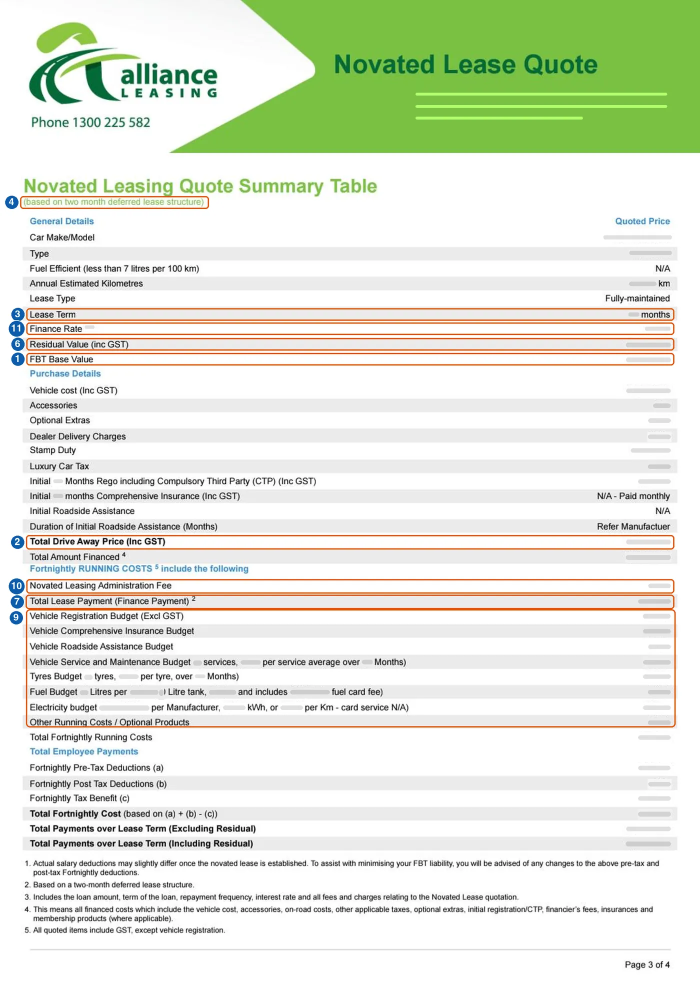
#> input picture assets/images/quote-guide/alliance/redacted-quote.webp, 1400 x 1965 px, found by its file name (shown at 1/2 size)
$ python remark_sgfleet_driveaway.py
#> lines starting #> are read from the running program, lines starting #| are printed output that depends on the picture; after the words box and inside, x2 and y2 are one past the last pixel; in counts of white or black regions, pixels touching at a corner belong together
"""Widen SG Fleet's drive-away marker (2) from "Vehicle on-road cost (incl. GST)" alone to that line
plus "Accessories (incl. GST)": Guided's hint adds the two, and the FBT base value includes the
accessories, so on-road cost alone can read lower than the base value (28 Nov 2026).

Works on the already-redacted published page and re-crops the drive-away example from it.
Run once, on the page as committed before 28 Nov 2026.
"""
from pathlib import Path
import json
import numpy as np
from PIL import Image, ImageDraw, ImageFont

ROOT = Path(__file__).resolve().parents[1]
DIR = ROOT / 'docs/assets/images/quote-guide/sgfleet'
MANIFEST = ROOT / 'docs/assets/images/quote-guide/manifest.json'
page = Image.open(DIR / 'redacted-quote.webp').convert('RGB')
#> page is the input picture: PIL image 1400x1965 RGB; mean R, G, B 227.3, 232.6, 218
a = np.array(page).astype(int)
r, g, b = a[..., 0], a[..., 1], a[..., 2]
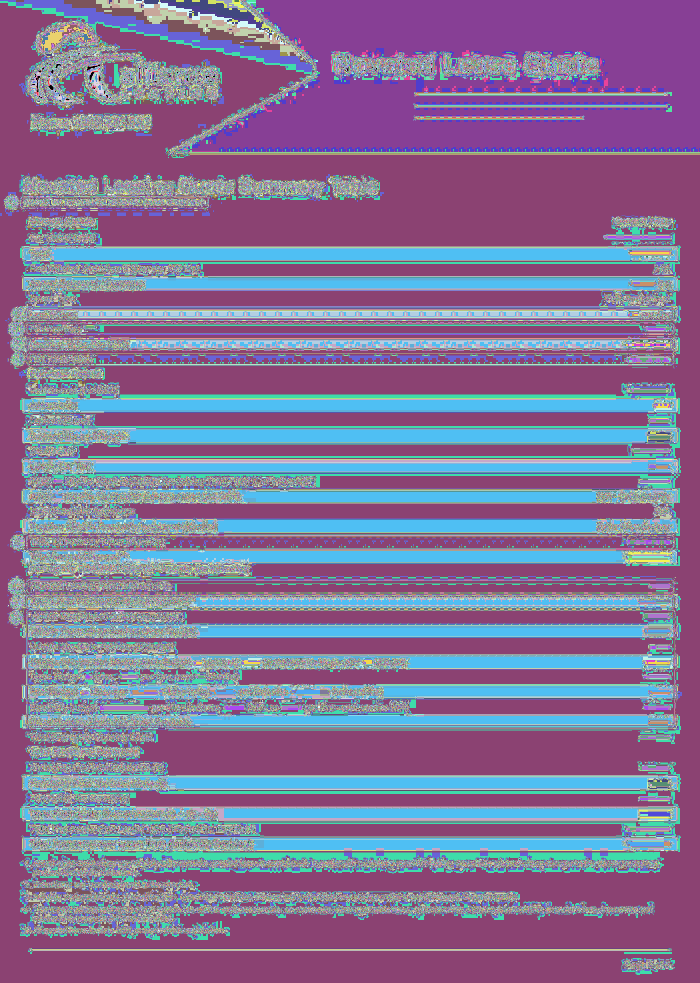
#> r: shape (1965, 1400) int64 (shown at 1/2 size); 256 distinct labels, from 0 to 255; one colour per label, 0 black
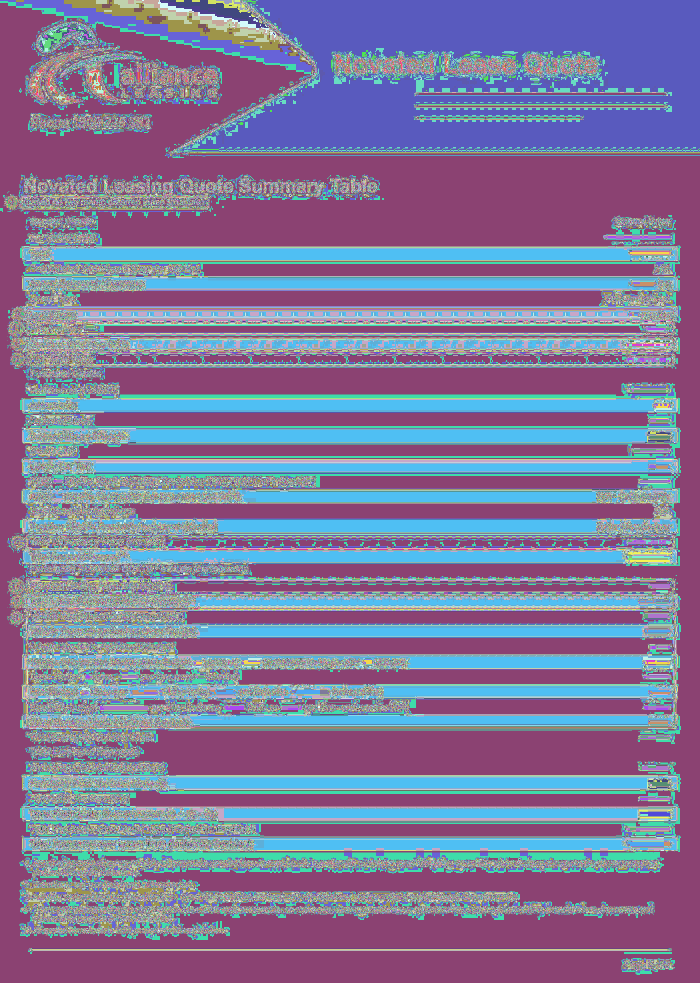
#> g: shape (1965, 1400) int64 (shown at 1/2 size); 256 distinct labels, from 0 to 255; one colour per label, 0 black
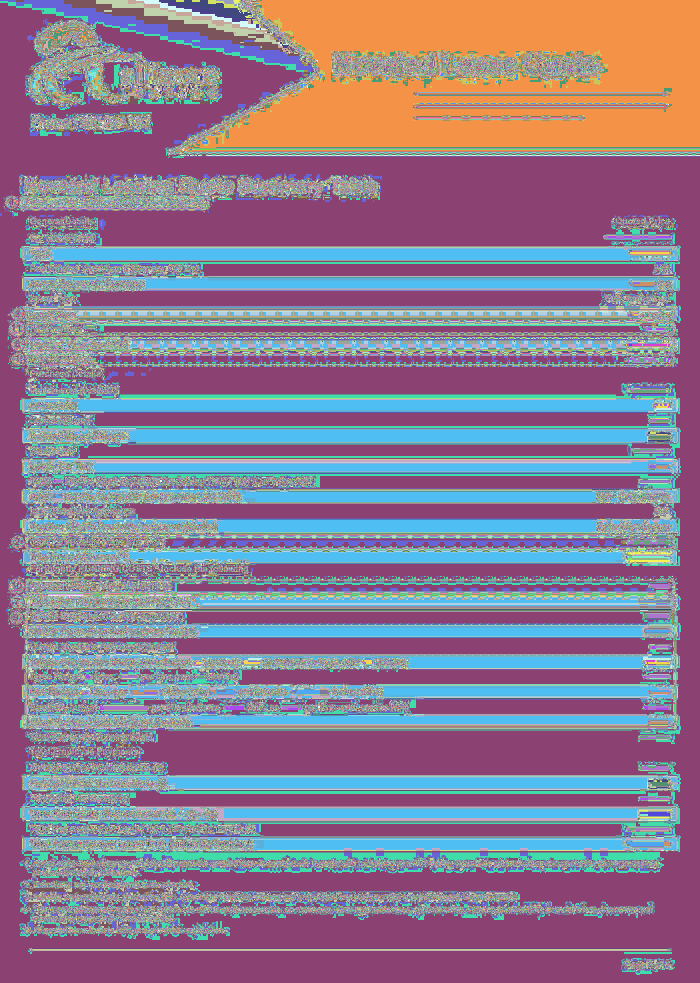
#> b: shape (1965, 1400) int64 (shown at 1/2 size); 256 distinct labels, from 0 to 255; one colour per label, 0 black

# The old outline (x 936-1374, y 1746-1776) and the blue circle (x 898-932, y 1744-1777).
mask = np.zeros(a.shape[:2], bool)
box = (slice(1742, 1781), slice(932, 1379))
mask[box] = ((r - b > 60) & (r > 150))[box]
#> mask: shape (1965, 1400) bool; every value is 0
yy, xx = np.mgrid[0:a.shape[0], 0:a.shape[1]]
mask |= (xx - 915) ** 2 + (yy - 1761) ** 2 <= 20 ** 2
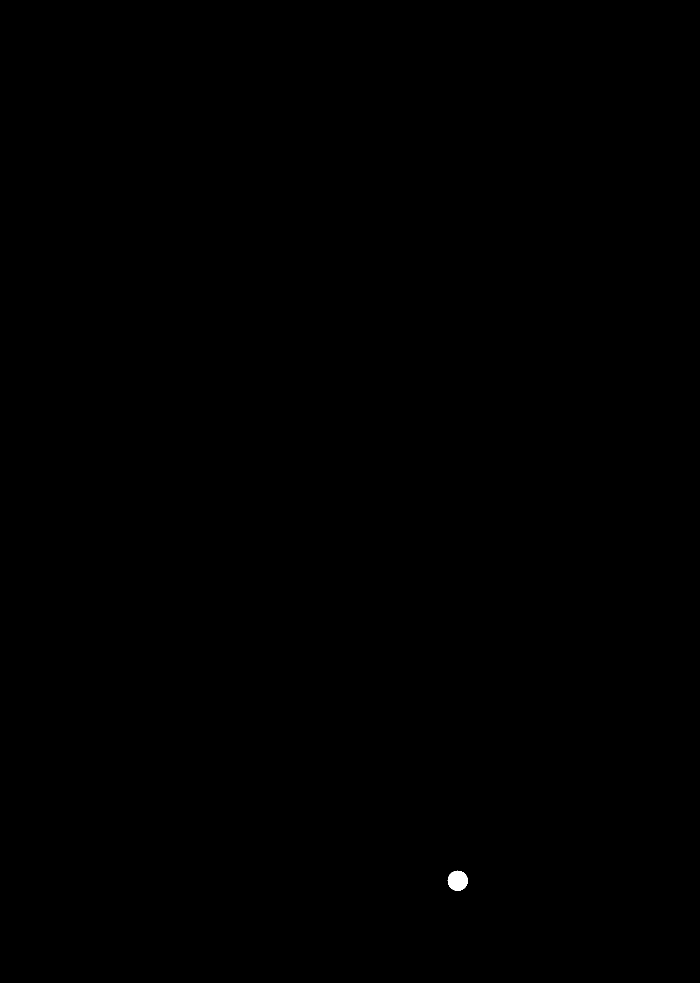
#> mask: shape (1965, 1400) bool (shown at 1/2 size); 0.05% white; 1 white region, box (x1, y1, x2, y2) and area: (895, 1741, 936, 1782) 1257
grow = mask.copy()
for dy in (-1, 0, 1):
    for dx in (-1, 0, 1):
        grow |= np.roll(np.roll(mask, dy, 0), dx, 1)
#> grow: shape (1965, 1400) bool; 0.05% white; 1 white region, box (x1, y1, x2, y2) and area: (894, 1740, 937, 1783) 1425
mask = grow

# Fill each erased pixel from the nearest kept pixel: up/down first (keeps the panel's left edge),
# then left/right (the outline's sides).
out = a.copy()
def nearest(y, x):
    in_circle = x < 934
    for k in range(1, 30):
        if in_circle or k <= 6:
            for p in ((y - k, x), (y + k, x)):
                if not mask[p]:
                    return a[p]
        if not in_circle:
            for p in ((y, x - k), (y, x + k)):
                if not mask[p]:
                    return a[p]
    return a[y, x]


for y, x in zip(*np.nonzero(mask)):
    out[y, x] = nearest(y, x)
#> this loop made 1425 passes
#> (y, x) on passes 1 to 3: (1740, 914), (1740, 915), (1740, 916)
page = Image.fromarray(out.astype('uint8'))

d = ImageDraw.Draw(page)
rect = (936, 1746, 1374, 1840)  # on-road cost (two lines) and Accessories; MDR starts at y 1848
d.rounded_rectangle(rect, radius=7, outline='#ea6a29', width=3)
cx, cy, rad = 915, (rect[1] + rect[3]) // 2, 17
d.ellipse((cx - rad, cy - rad, cx + rad, cy + rad), fill='#15549a', outline='white', width=2)
font = ImageFont.truetype('/System/Library/Fonts/Supplemental/Arial Bold.ttf', 23)
tb = d.textbbox((0, 0), '2', font=font)
#> tb = (0, 5, 15, 22)
d.text((cx - (tb[2] - tb[0]) / 2 - tb[0], cy - (tb[3] - tb[1]) / 2 - tb[1]), '2', font=font, fill='white')
page.save(DIR / 'redacted-quote.webp', quality=88)
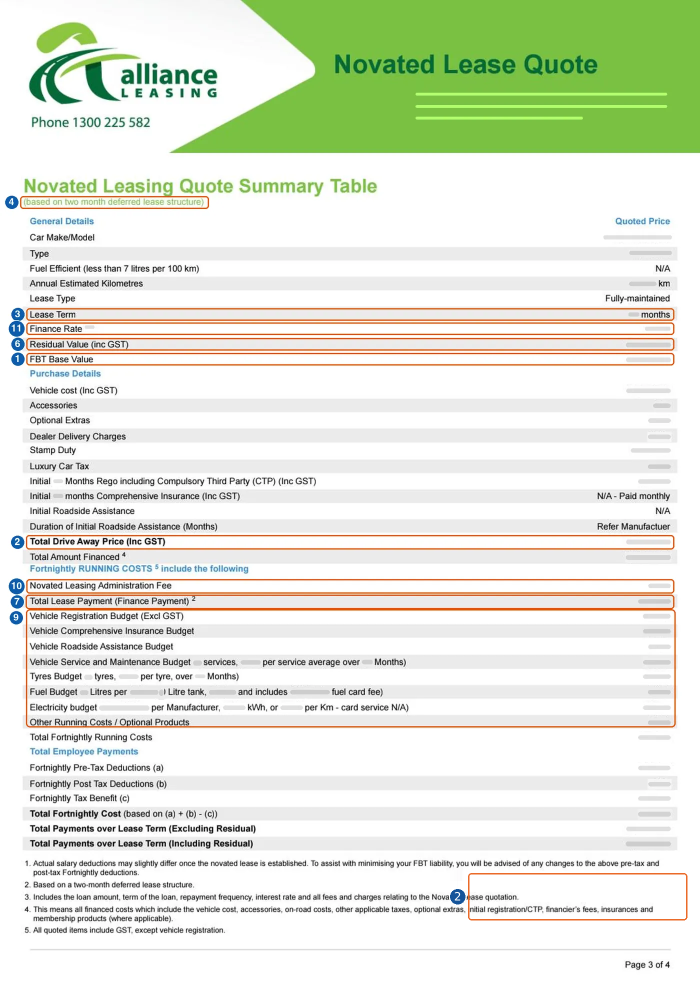
#> saved as redacted-quote.webp: PIL image 1400x1965 RGB (shown at 1/2 size); mean R, G, B 227.2, 232.4, 217.7

crop = page.crop((880, 1690, 1400, 1845))
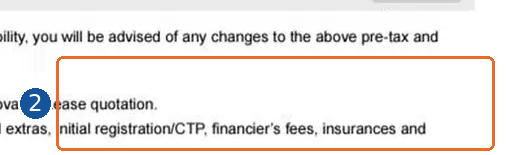
#> crop: PIL image 520x155 RGB; mean R, G, B 239.4, 234.9, 233
k = 1268 / crop.width
#> k = 2.44
crop = crop.resize((1268, round(crop.height * k)), Image.LANCZOS)
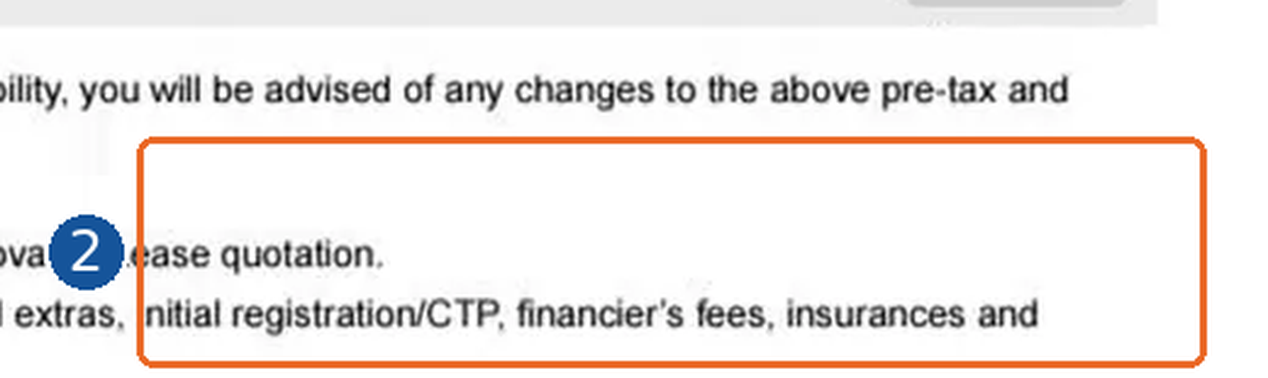
#> crop: PIL image 1268x378 RGB; mean R, G, B 239.3, 234.6, 232.6
crop.save(DIR / 'driveaway-example.webp', quality=88)

#> (the run stopped early here; a loop or call above may not have finished)

$ run again, with assets/images/quote-guide/alliance/field-baseValue.webp copied over assets/images/quote-guide/alliance/redacted-quote.webp
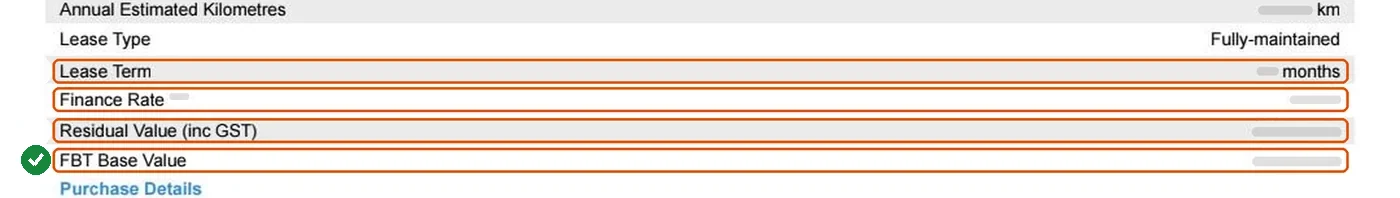
#> input picture assets/images/quote-guide/alliance/field-baseValue.webp, 1400 x 198 px, found by its file name
#> page is the input picture: PIL image 1400x198 RGB; mean R, G, B 238.1, 226.5, 218
#> r: shape (198, 1400) int64; 255 distinct labels, from 0 to 255
#> `r, g, b = a[..., 0], a[..., 1], a[..., 2]`:
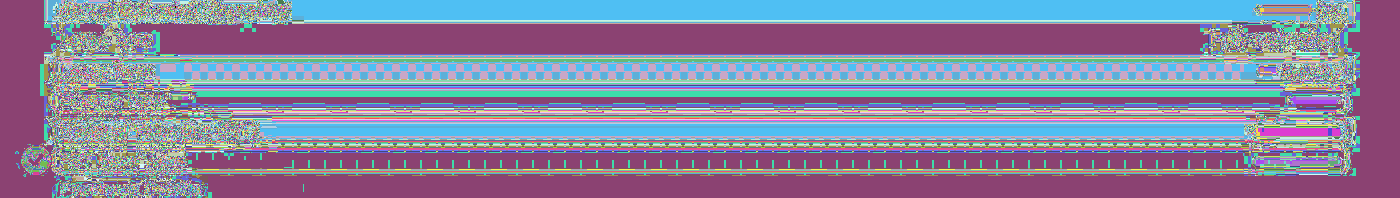
#> g: shape (198, 1400) int64; 255 distinct labels, from 0 to 255; one colour per label, 0 black
#> `r, g, b = a[..., 0], a[..., 1], a[..., 2]`:
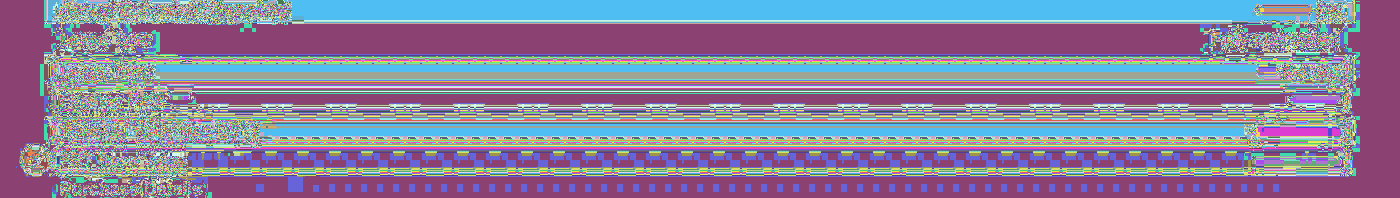
#> b: shape (198, 1400) int64; 256 distinct labels, from 0 to 255; one colour per label, 0 black
#> mask: shape (198, 1400) bool; every value is 0
#> tb = (0, 5, 15, 22)

$ run again, with assets/images/quote-guide/alliance/field-defer.webp copied over assets/images/quote-guide/alliance/redacted-quote.webp
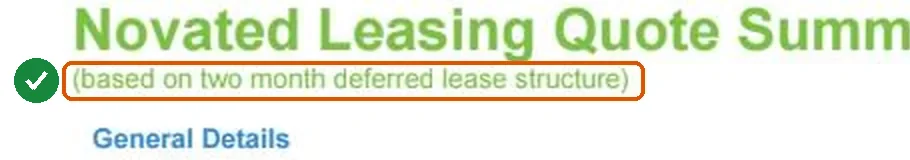
#> input picture assets/images/quote-guide/alliance/field-defer.webp, 910 x 160 px, found by its file name
#> page is the input picture: PIL image 910x160 RGB; mean R, G, B 230.8, 236.8, 218.3
#> `r, g, b = a[..., 0], a[..., 1], a[..., 2]`:
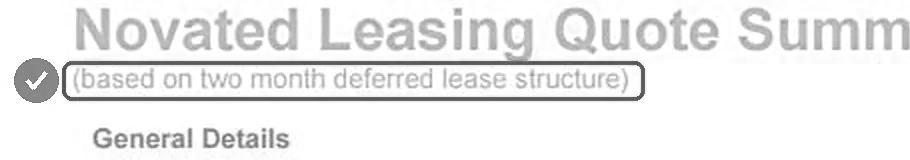
#> g: shape (160, 910) int64; min 75, max 255, mean 236.8
#> `r, g, b = a[..., 0], a[..., 1], a[..., 2]`:
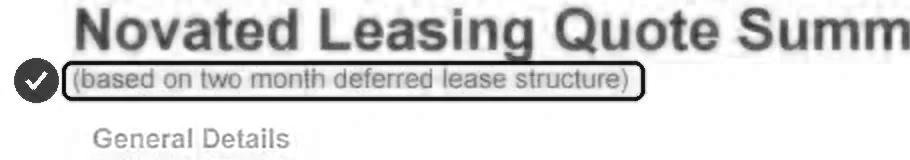
#> b: shape (160, 910) int64; min 1, max 255, mean 218.3
#> mask: shape (160, 910) bool; every value is 0
#> tb = (0, 5, 15, 22)

$ run again, with assets/images/quote-guide/alliance/field-fees.webp copied over assets/images/quote-guide/alliance/redacted-quote.webp
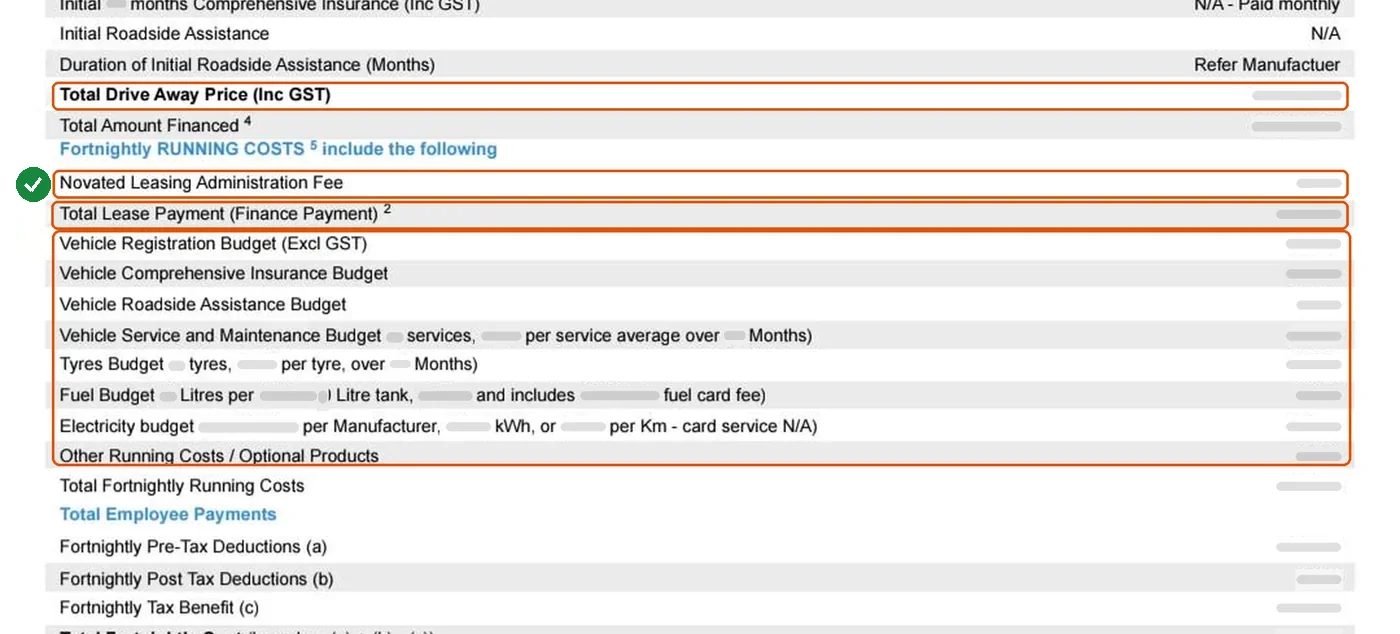
#> input picture assets/images/quote-guide/alliance/field-fees.webp, 1400 x 634 px, found by its file name
#> page is the input picture: PIL image 1400x634 RGB; mean R, G, B 237, 233.3, 230.9
#> r: shape (634, 1400) int64; 256 distinct labels, from 0 to 255
#> `r, g, b = a[..., 0], a[..., 1], a[..., 2]`:
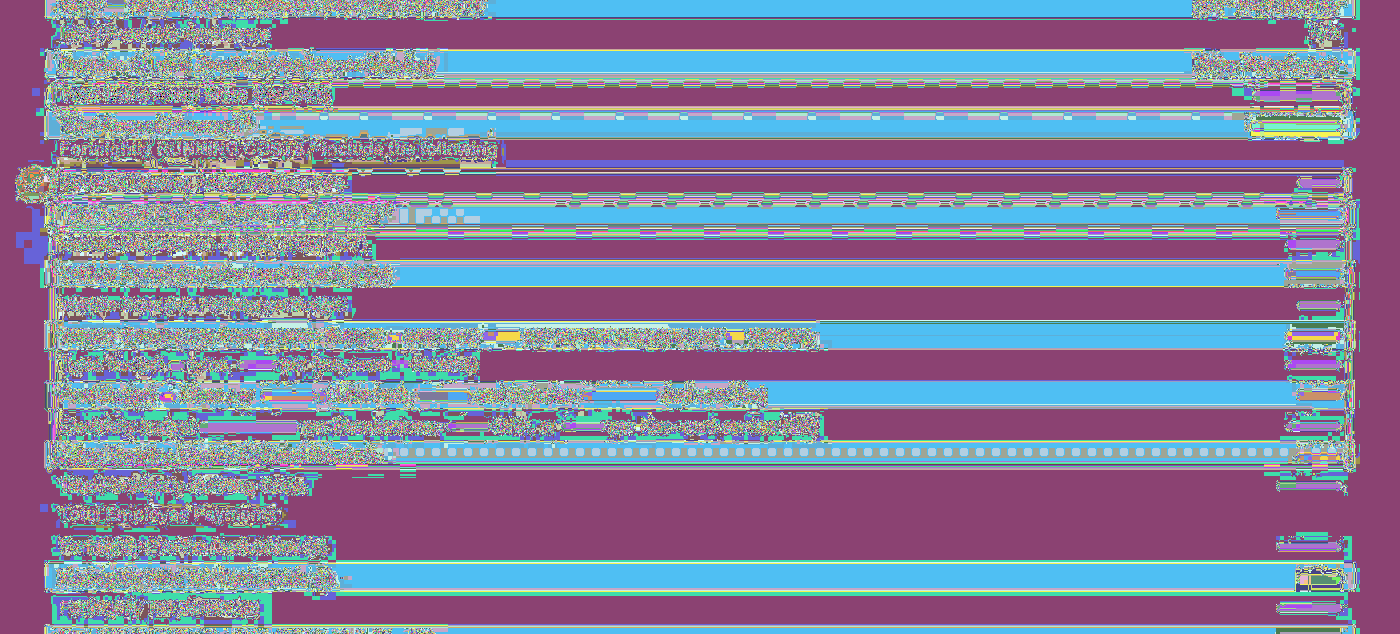
#> b: shape (634, 1400) int64; 256 distinct labels, from 0 to 255; one colour per label, 0 black
#> mask: shape (634, 1400) bool; every value is 0
#> tb = (0, 5, 15, 22)
